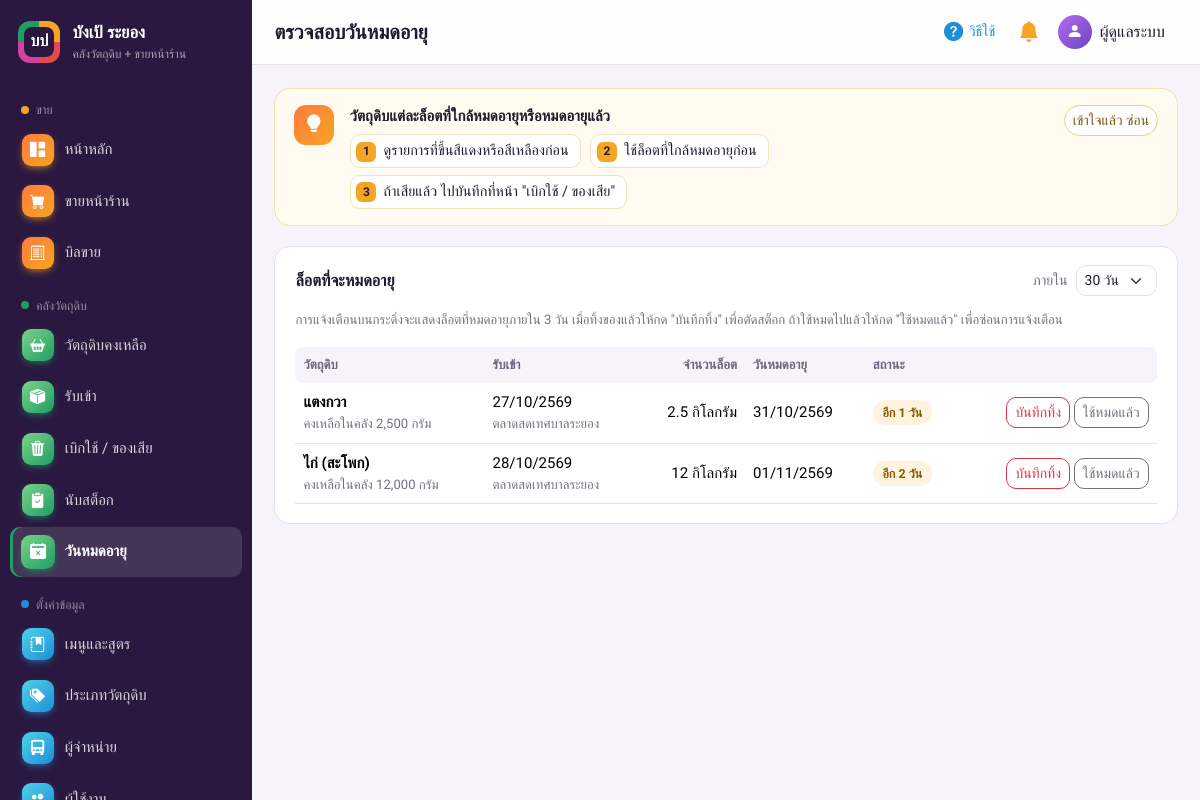
Screenshot of /expiry.php (signed in) with the database file from the repository.
### tables this page shows
CREATE TABLE users (
    id INT AUTO_INCREMENT PRIMARY KEY,
    username VARCHAR(50) NOT NULL UNIQUE,
    password VARCHAR(255) NOT NULL,
    full_name VARCHAR(100) NOT NULL,
    role ENUM('admin','cashier') NOT NULL DEFAULT 'cashier',
    is_active TINYINT(1) NOT NULL DEFAULT 1,
    created_at DATETIME NOT NULL DEFAULT CURRENT_TIMESTAMP
);

CREATE TABLE stock_in (
    id INT AUTO_INCREMENT PRIMARY KEY,
    ingredient_id INT NOT NULL,
    supplier_id INT NULL,
    received_date DATE NOT NULL,
    qty_input DECIMAL(14,2) NOT NULL,
    input_unit VARCHAR(50) NOT NULL,
    base_qty DECIMAL(14,2) NOT NULL,
    total_cost DECIMAL(14,2) NOT NULL DEFAULT 0,
    expiry_date DATE NULL,
    expiry_cleared TINYINT(1) NOT NULL DEFAULT 0,
    note VARCHAR(255) NULL,
    user_id INT NOT NULL,
    created_at DATETIME NOT NULL DEFAULT CURRENT_TIMESTAMP,
    FOREIGN KEY (ingredient_id) REFERENCES ingredients(id),
    FOREIGN KEY (supplier_id) REFERENCES suppliers(id) ON DELETE SET NULL,
    FOREIGN KEY (user_id) REFERENCES users(id)
);

CREATE TABLE ingredients (
    id INT AUTO_INCREMENT PRIMARY KEY,
    name VARCHAR(150) NOT NULL,
    category_id INT NOT NULL,
    unit VARCHAR(30) NOT NULL,
    purchase_unit VARCHAR(50) NULL,
    purchase_factor DECIMAL(12,4) NOT NULL DEFAULT 1,
    quantity DECIMAL(14,2) NOT NULL DEFAULT 0,
    min_quantity DECIMAL(14,2) NOT NULL DEFAULT 0,
    cost_per_unit DECIMAL(14,4) NOT NULL DEFAULT 0,
    created_at DATETIME NOT NULL DEFAULT CURRENT_TIMESTAMP,
    updated_at DATETIME NOT NULL DEFAULT CURRENT_TIMESTAMP ON UPDATE CURRENT_TIMESTAMP,
    FOREIGN KEY (category_id) REFERENCES categories(id)
);

CREATE TABLE suppliers (
    id INT AUTO_INCREMENT PRIMARY KEY,
    name VARCHAR(150) NOT NULL,
    contact_name VARCHAR(100) NULL,
    phone VARCHAR(30) NULL,
    address VARCHAR(255) NULL,
    created_at DATETIME NOT NULL DEFAULT CURRENT_TIMESTAMP
);

### includes/functions.php (called while the page is built, shortened)
<?php
require_once __DIR__ . '/../config/database.php';
function e($s): string
{
    return htmlspecialchars((string)$s, ENT_QUOTES, 'UTF-8');
}
function qty($n): string
{
    $s = number_format((float)$n, 2, '.', ',');
    return str_contains($s, '.') ? rtrim(rtrim($s, '0'), '.') : $s;
}
function thai_date($dt, bool $withTime = false): string
{
    $t = strtotime($dt);
    $s = date('d/m/', $t) . (date('Y', $t) + 543);
    return $withTime ? $s . ' ' . date('H:i', $t) : $s;
}
function current_user(): ?array
{
    return $_SESSION['user'] ?? null;
}
function require_login(bool $api = false): array
{
    global $pdo;
    $u = current_user();
    if ($u) {
        $st = $pdo->prepare('SELECT id, username, full_name, role FROM users WHERE id = ? AND is_active = 1');
        $st->execute([$u['id']]);
        $fresh = $st->fetch();
        if ($fresh) {
            return $fresh;
        }
    }
}
function require_admin(bool $api = false): array
{
    $u = require_login($api);
    return $u;
}
function expiry_text(int $days): string
{
    return 'อีก ' . $days . ' วัน';
}

### expiry.php (the view, shortened to what this page needs)
<?php
require_once __DIR__ . '/includes/functions.php';
require_admin();
$days = max(1, (int)($_GET['days'] ?? 30));
$st = $pdo->prepare('SELECT s.*, i.name, i.unit, i.quantity, sp.name AS supplier_name,
                            DATEDIFF(s.expiry_date, CURDATE()) AS days_left
                     FROM stock_in s JOIN ingredients i ON i.id = s.ingredient_id
                     LEFT JOIN suppliers sp ON sp.id = s.supplier_id
                     WHERE s.expiry_date IS NOT NULL AND s.expiry_cleared = 0
                       AND s.expiry_date <= CURDATE() + INTERVAL ? DAY
                     ORDER BY s.expiry_date ASC');
$st->execute([$days]);
$rows = $st->fetchAll();
$pageTitle = 'ตรวจสอบวันหมดอายุ';
require __DIR__ . '/includes/header.php';
?>
<div class="panel">
    <h2 class="panel-title">ล็อตที่จะหมดอายุ
        <form class="ms-auto d-flex gap-2 align-items-center filter-form" method="get">
            <label class="small text-secondary text-nowrap" for="days">ภายใน</label>
            <select class="form-select form-select-sm" id="days" name="days" onchange="this.form.submit()">
                <?php foreach ([3, 7, 14, 30, 60] as $d): ?><option value="<?= $d ?>" <?= $days === $d ? 'selected' : '' ?>><?= $d ?> วัน</option><?php endforeach; ?>
            </select>
        </form>
    </h2>
    <p class="small text-secondary">การแจ้งเตือนบนกระดิ่งจะแสดงล็อตที่หมดอายุภายใน <?= EXPIRY_ALERT_DAYS ?> วัน เมื่อทิ้งของแล้วให้กด "บันทึกทิ้ง" เพื่อตัดสต็อก ถ้าใช้หมดไปแล้วให้กด "ใช้หมดแล้ว" เพื่อซ่อนการแจ้งเตือน</p>
    <div class="table-responsive">
        <table class="table">
            <thead><tr><th>วัตถุดิบ</th><th>รับเข้า</th><th class="num">จำนวนล็อต</th><th>วันหมดอายุ</th><th>สถานะ</th><th></th></tr></thead>
            <tbody>
            <?php foreach ($rows as $r): $d = (int)$r['days_left']; ?>
                <tr>
                    <td class="fw-semibold"><?= e($r['name']) ?><div class="small text-secondary fw-normal">คงเหลือในคลัง <?= qty($r['quantity']) ?> <?= e($r['unit']) ?></div></td>
                    <td><?= thai_date($r['received_date']) ?><div class="small text-secondary"><?= e($r['supplier_name'] ?? '') ?></div></td>
                    <td class="num"><?= qty($r['qty_input']) ?> <?= e($r['input_unit']) ?></td>
                    <td><?= thai_date($r['expiry_date']) ?></td>
                    <td><span class="status <?= $d < 0 ? 'status-low' : ($d <= EXPIRY_ALERT_DAYS ? 'status-warn' : 'status-muted') ?>"><?= expiry_text($d) ?></span></td>
                    <td class="text-end text-nowrap">
                        <a class="btn btn-sm btn-outline-danger" href="stock_out.php?ingredient=<?= $r['ingredient_id'] ?>&reason=<?= urlencode('หมดอายุ') ?>&lot=<?= $r['id'] ?>">บันทึกทิ้ง</a>
                        <form method="post" class="d-inline">
                            <button class="btn btn-sm btn-outline-secondary">ใช้หมดแล้ว</button>
                        </form>
                    </td>
                </tr>
            <?php endforeach; ?>
            </tbody>
        </table>
    </div>
</div>
<?php require __DIR__ . '/includes/footer.php'; ?>

### includes/header.php (shortened to what this page needs)
<?php
$user = current_user();
$pageTitle = $pageTitle ?? APP_NAME;
$activePage = $activePage ?? '';
$helpKey = basename($_SERVER['SCRIPT_NAME'], '.php');
$helpFile = __DIR__ . '/help.php';
$help = is_file($helpFile) ? ((require $helpFile)[$helpKey] ?? null) : null;
$navTones = ['ขาย' => 'saffron', 'คลังวัตถุดิบ' => 'pandan', 'ตั้งค่าข้อมูล' => 'sky', 'สรุปผล' => 'rose'];
$navGroups = [
    'ขาย' => [
        ['index', 'index.php', 'bi-grid-1x2-fill', 'หน้าหลัก', false],
        ['pos', 'pos.php', 'bi-cart-fill', 'ขายหน้าร้าน', false],
        ['orders', 'orders.php', 'bi-receipt-cutoff', 'บิลขาย', false],
    ],
    'คลังวัตถุดิบ' => [
        ['ingredients', 'ingredients.php', 'bi-basket2-fill', 'วัตถุดิบคงเหลือ', false],
        ['stock_in', 'stock_in.php', 'bi-box-seam-fill', 'รับเข้า', true],
        ['stock_out', 'stock_out.php', 'bi-trash3-fill', 'เบิกใช้ / ของเสีย', true],
        ['stock_adjust', 'stock_adjust.php', 'bi-clipboard2-check-fill', 'นับสต็อก', true],
        ['expiry', 'expiry.php', 'bi-calendar2-x-fill', 'วันหมดอายุ', true],
    ],
    'ตั้งค่าข้อมูล' => [
        ['menus', 'menus.php', 'bi-journal-bookmark-fill', 'เมนูและสูตร', true],
        ['categories', 'categories.php', 'bi-tags-fill', 'ประเภทวัตถุดิบ', true],
        ['suppliers', 'suppliers.php', 'bi-truck-front-fill', 'ผู้จำหน่าย', true],
        ['users', 'users.php', 'bi-people-fill', 'ผู้ใช้งาน', true],
    ],
    'สรุปผล' => [
        ['reports', 'reports.php', 'bi-bar-chart-line-fill', 'รายงาน', true],
    ],
];
function render_nav(array $groups, array $tones, string $active): void
{
    foreach ($groups as $label => $items) {
        $visible = array_filter($items, fn($i) => !$i[4] || is_admin());
        $tone = ' tone-' . ($tones[$label] ?? 'violet');
        echo '<div class="nav-group' . $tone . '">' . e($label) . '</div>';
        foreach ($visible as [$key, $href, $icon, $text]) {
            $cls = $tone . ($key === $active ? ' active' : '');
            $aria = $key === $active ? ' aria-current="page"' : '';
            echo '<a class="side-link' . $cls . '" href="' . $href . '"' . $aria . '><i class="bi ' . $icon . '"></i><span>' . e($text) . '</span></a>';
        }
    }
}
?>
<!doctype html>
<html lang="th">
<head>
    <link href="https://cdn.jsdelivr.net/npm/bootstrap@5.3.3/dist/css/bootstrap.min.css" rel="stylesheet">
    <link href="https://cdn.jsdelivr.net/npm/bootstrap-icons@1.11.3/font/bootstrap-icons.min.css" rel="stylesheet">
    <link href="assets/style.css?v=<?= filemtime(__DIR__ . '/../assets/style.css') ?>" rel="stylesheet">
</head>
<body>
<div class="app">
    <aside class="sidebar d-none d-lg-flex">
        <a class="brand" href="index.php">
            <span class="brand-mark"><span>บป</span></span>
            <span><strong><?= e(APP_NAME) ?></strong><small>คลังวัตถุดิบ + ขายหน้าร้าน</small></span>
        </a>
        <nav class="side-nav"><?php render_nav($navGroups, $navTones, $activePage); ?></nav>
    </aside>
    <div class="main">
        <header class="topbar">
            <h1 class="page-title"><?= e($pageTitle) ?></h1>
            <div class="topbar-right">
                <?php if ($help): ?>
                <button class="btn btn-icon help-toggle" type="button" id="helpToggle" aria-controls="pageHelp" aria-expanded="true" title="วิธีใช้หน้านี้">
                    <i class="bi bi-question-circle-fill"></i><span class="d-none d-md-inline">วิธีใช้</span>
                </button>
                <?php endif; ?>
                <div class="dropdown">
                    <button class="btn btn-icon position-relative" type="button" data-bs-toggle="dropdown" data-bs-auto-close="outside" aria-expanded="false" aria-label="การแจ้งเตือน">
                        <i class="bi bi-bell-fill"></i>
                    </button>
                </div>
                <div class="dropdown">
                    <button class="btn user-btn" type="button" data-bs-toggle="dropdown" aria-expanded="false">
                        <span class="avatar" aria-hidden="true"><i class="bi bi-person-fill"></i></span>
                        <span class="d-none d-sm-inline"><?= e($user['full_name']) ?></span>
                    </button>
                </div>
            </div>
        </header>
        <main class="content">
            <?php if ($help): ?>
            <section class="help-strip" id="pageHelp" data-page="<?= e($helpKey) ?>" aria-label="วิธีใช้หน้านี้">
                <div class="help-icon"><i class="bi bi-lightbulb-fill"></i></div>
                <div class="help-body">
                    <div class="help-what"><?= e($help['what']) ?></div>
                    <ol class="help-steps">
                        <?php foreach ($help['steps'] as $step): ?><li><?= e($step) ?></li><?php endforeach; ?>
                    </ol>
                </div>
                <button type="button" class="btn btn-sm help-close" id="helpClose">เข้าใจแล้ว ซ่อน</button>
            </section>
            <?php endif; ?>

### rows the page displays
users: full_name "ผู้ดูแลระบบ"
stock_in: ingredient.name "แตงกวา", ingredient.quantity "2,500", ingredient.unit "กรัม", received_date "27/10/2569", supplier.name "ตลาดสดเทศบาลระยอง", qty_input "2.5", input_unit "กิโลกรัม", expiry_date "31/10/2569", d "อีก 1 วัน"
stock_in: ingredient.name "ไก่ (สะโพก)", ingredient.quantity "12,000", ingredient.unit "กรัม", received_date "28/10/2569", supplier.name "ตลาดสดเทศบาลระยอง", qty_input "12", input_unit "กิโลกรัม", expiry_date "01/11/2569", d "อีก 2 วัน"

### other values shown
APP_NAME "บังเป้ ระยอง"
$label "ขาย"
$text "หน้าหลัก"
$text "ขายหน้าร้าน"
$text "บิลขาย"
$label "คลังวัตถุดิบ"
$text "วัตถุดิบคงเหลือ"
$text "รับเข้า"
$text "เบิกใช้ / ของเสีย"
$text "นับสต็อก"
$text "วันหมดอายุ"
$label "ตั้งค่าข้อมูล"
$text "เมนูและสูตร"
$text "ประเภทวัตถุดิบ"
$text "ผู้จำหน่าย"
